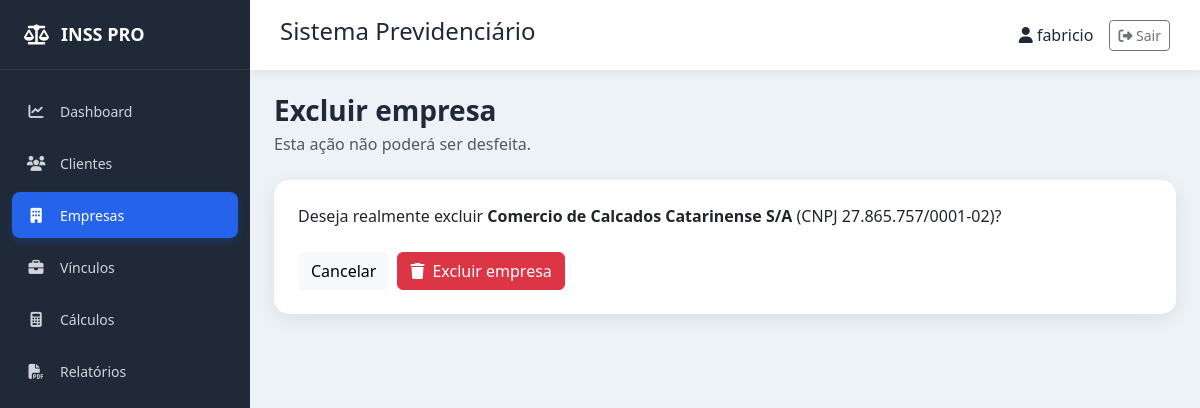
The page /empresas/2/excluir/ (signed in) on the database its author committed.
### empresas/models.py (models this page shows, shortened)
class Empresa(models.Model):
    razao_social = models.CharField(max_length=200)
    nome_fantasia = models.CharField(max_length=200, blank=True)
    cnpj = models.CharField(max_length=18, unique=True)
    inscricao_estadual = models.CharField(max_length=30, blank=True)
    telefone = models.CharField(max_length=20, blank=True)
    email = models.EmailField(blank=True)
    cep = models.CharField(max_length=10, blank=True)
    endereco = models.CharField(max_length=200, blank=True)
    numero = models.CharField(max_length=10, blank=True)
    complemento = models.CharField(max_length=100, blank=True)
    bairro = models.CharField(max_length=100, blank=True)
    cidade = models.CharField(max_length=100, blank=True)
    estado = models.CharField(max_length=2, blank=True)
    observacoes = models.TextField(blank=True)
    criado_em = models.DateTimeField(auto_now_add=True)
    atualizado_em = models.DateTimeField(auto_now=True)
    class Meta:
        ordering = ["razao_social"]
        verbose_name = "Empresa"
        verbose_name_plural = "Empresas"

### empresas/views.py (the view)
# urls.py: path("empresas/<int:pk>/excluir/", views.excluir, name="excluir"),
def excluir(request, pk):
    empresa = get_object_or_404(Empresa, pk=pk)
    if request.method == "POST":
        empresa.delete()
        messages.success(request, "Empresa excluída com sucesso.")
        return redirect("empresas:lista")
    return render(request, "empresas/confirmar_exclusao.html", {"empresa": empresa})

### templates/empresas/confirmar_exclusao.html
{% extends "base.html" %}
{% block content %}<div class="page-header mb-4"><h1 class="h3 mb-1">Excluir empresa</h1><p class="text-muted mb-0">Esta ação não poderá ser desfeita.</p></div><div class="card content-card"><div class="card-body p-4"><p class="mb-4">Deseja realmente excluir <strong>{{ empresa.razao_social }}</strong> (CNPJ {{ empresa.cnpj }})?</p><form method="post">{% csrf_token %}<a href="{% url 'empresas:lista' %}" class="btn btn-light">Cancelar</a><button type="submit" class="btn btn-danger ms-2"><i class="fa-solid fa-trash me-2"></i>Excluir empresa</button></form></div></div>{% endblock %}

### templates/navbar.html (shortened to what this page needs)
<div class="topbar">
    <h4>Sistema Previdenciário</h4>
    <div class="d-flex align-items-center gap-3">
        <span>
            <i class="fa-solid fa-user"></i>
            {{ request.user.username }}
        </span>
        <form method="post" action="{% url 'logout' %}" class="m-0">
            <button type="submit"
                    class="btn btn-outline-secondary btn-sm">
                <i class="fa-solid fa-right-from-bracket"></i>
                Sair
            </button>
        </form>
    </div>
</div>

### static/css/style.css (style rules this page uses)
* { margin: 0; padding: 0; box-sizing: border-box; }
body { font-family: "Segoe UI", Arial, sans-serif; background: #edf2f7; color: #1f2937; }
.topbar { height: 70px; background: white; box-shadow: 0 2px 10px rgba(0, 0, 0, 0.08); display: flex; align-items: center; justify-content: space-between; padding: 0 30px; }
.page-header h1 { font-weight: 700; }
.content-card { border: none; border-radius: 15px; box-shadow: 0 5px 20px rgba(0, 0, 0, 0.08); }

### rows shown on the page
Empresa: razao_social "Comercio de Calcados Catarinense S/A", cnpj "27.865.757/0001-02"

### other values the page prints
{{ request.user.username }} "fabricio"
